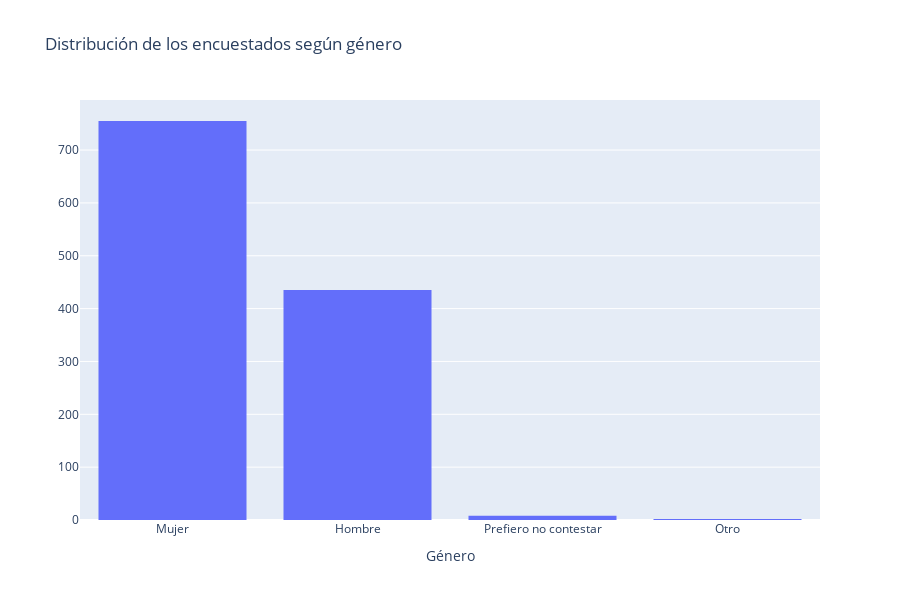

Write notebook code for a chart like this one.
### Markdown cell above
### Exploración base

### Code cell
#import matplotlib
##Grafico con distribucion por genero
fig = px.histogram(df, x="genero", title=f"Distribución de los encuestados según género",
       labels={"genero": "Género"})
fig.update_yaxes(title_text=' ',row=1, col=1)

### Figure 1 — Plotly figure (JSON) as saved in the notebook; plotly's stock layout.template omitted (floating-point values rounded to 4 significant figures; data arrays with more than 128 entries replaced by an {"elided": "..."} marker saying what was removed)
{"data": [{"alignmentgroup": "True", "bingroup": "x", "hoverlabel": {"namelength": 0}, "hovertemplate": "Género=%{x}<br>count=%{y}", "legendgroup": "", "marker": {"color": "#636efa"}, "name": "", "offsetgroup": "", "orientation": "v", "showlegend": false, "type": "histogram", "x": {"elided": "1204 str values"}, "xaxis": "x", "yaxis": "y"}], "layout": {"barmode": "relative", "height": 600, "legend": {"tracegroupgap": 0}, "title": {"text": "Distribución de los encuestados según género"}, "xaxis": {"anchor": "y", "domain": [0, 1], "title": {"text": "Género"}}, "yaxis": {"anchor": "x", "domain": [0, 1], "title": {"text": " "}}}}
